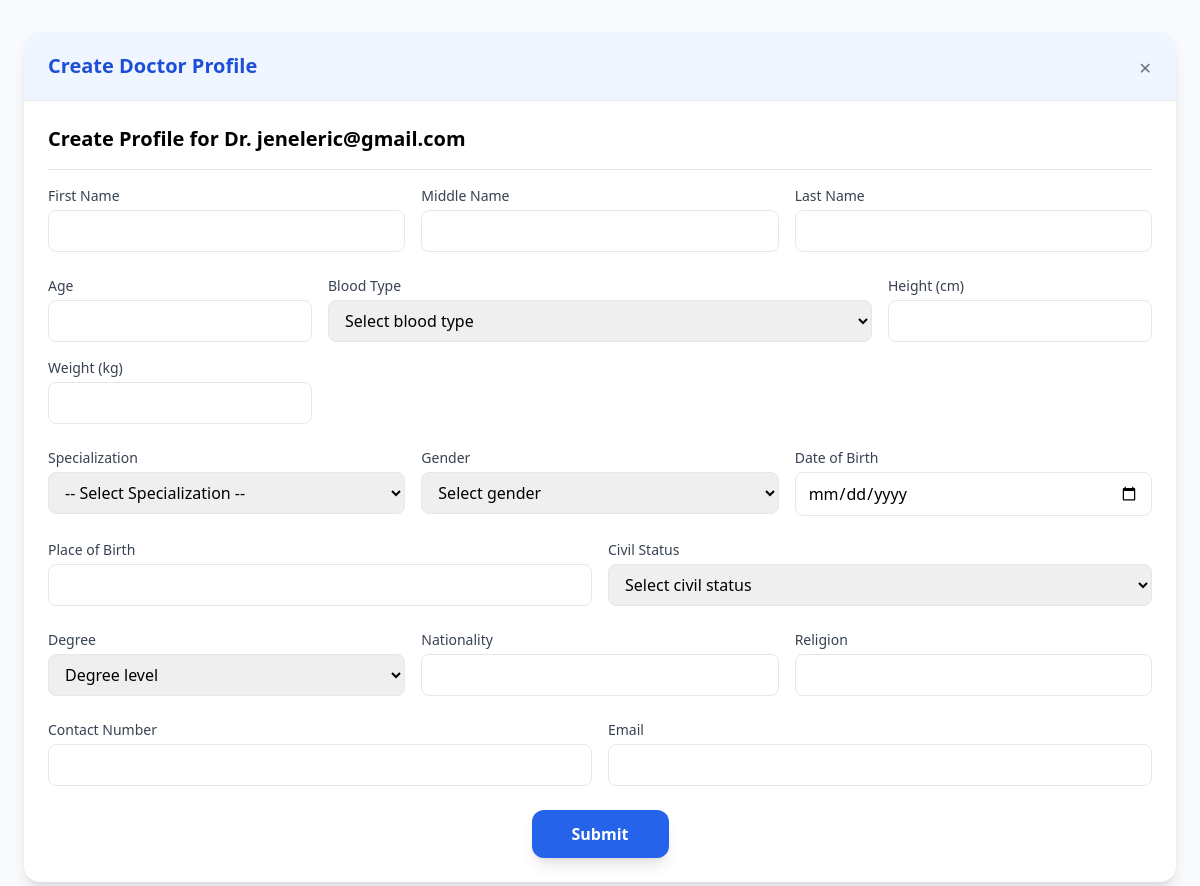
The page /admin/create_doctor_profile/1 on the database as committed earlier.
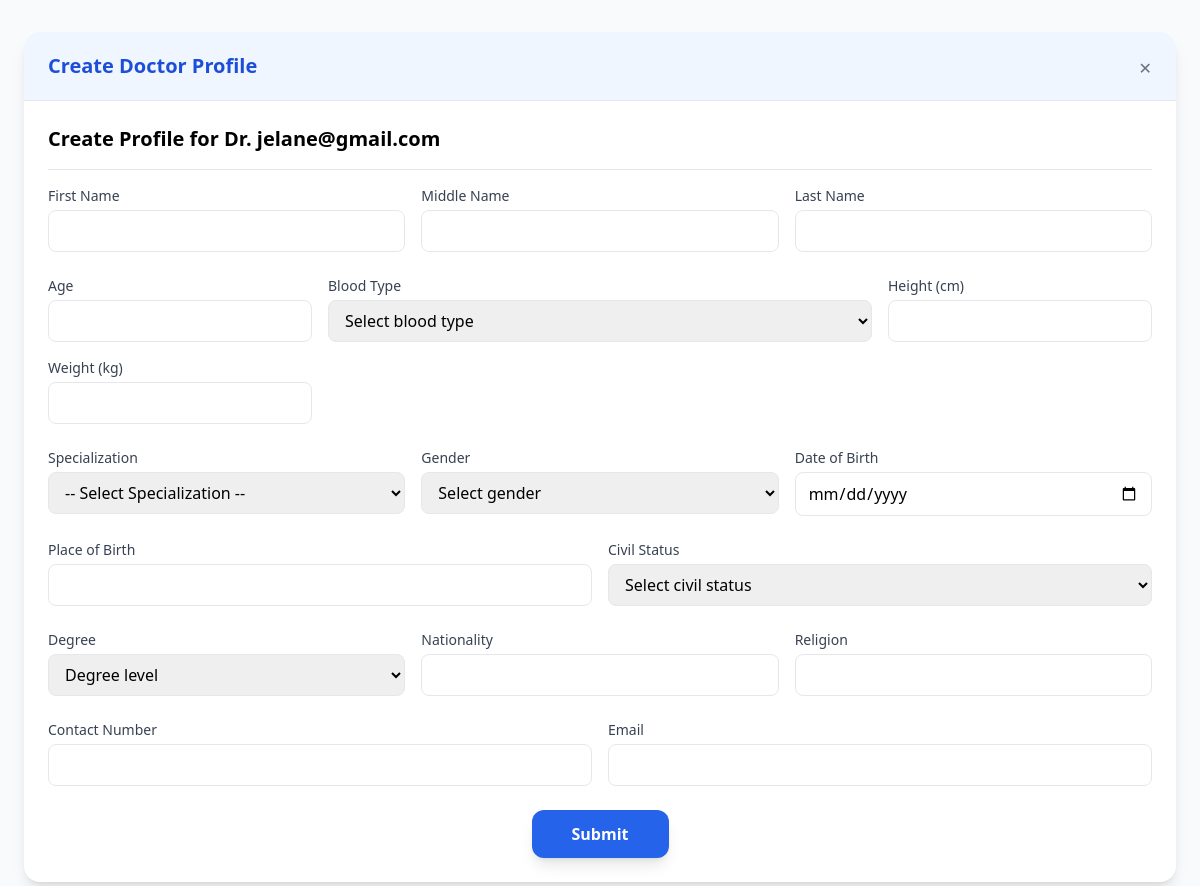
The same page on the database as committed later.
### app/models/account.py (models this page shows)
class Account(db.Model):
    __tablename__ = "account"
    account_id: Mapped[int] = mapped_column(Integer, primary_key=True, autoincrement=True)
    email: Mapped[str] = mapped_column(String(100), unique=True)
    password: Mapped[str] = mapped_column(String(100))
    role: Mapped[str] = mapped_column(String(20))
    created_at: Mapped[datetime] = mapped_column(DateTime, default=datetime.utcnow)
    patient = relationship("Patient", back_populates="account", uselist=False)
    doctor = relationship("Doctor", back_populates="account", uselist=False)

### app/routes/admin/doctors.py (the view, shortened to what this page needs)
@admin_bp.route('/create_doctor_profile/<int:account_id>', methods=['GET', 'POST'])
def create_doctor_profile(account_id):
    selected_account = Account.query.get_or_404(account_id)
    return render_template(
        'admin/create_doctor_profile.html',
        selected_account=selected_account
    )

### app/templates/admin/create_doctor_profile.html (shortened to what the changed rows need)
{% extends 'base/layout.html' %}
{% block content %}
<div class="w-full bg-gray-50 px-6 py-8">
  <div class="flex flex-col lg:flex-row gap-6">
    <div class="w-full lg:w-full ">
      <div class="bg-white rounded-2xl shadow-lg overflow-hidden">
        <div class="px-6 py-6">
          {% if selected_account %}
          <h2 class="text-xl font-semibold mb-4">Create Profile for Dr. {{ selected_account.email }}</h2>
          <hr class="my-4 border-gray-200">
          {% endif %}
          <form method="POST" class="space-y-6">
            <div class="grid grid-cols-1 md:grid-cols-3 gap-4">
            </div>
            <div class="grid grid-cols-1 md:grid-cols-4 gap-4">
            </div>
            <div class="grid grid-cols-1 md:grid-cols-3 gap-4">
            </div>
            <div class="grid grid-cols-1 md:grid-cols-2 gap-4">
            </div>
            <div class="grid grid-cols-1 md:grid-cols-3 gap-4">
            </div>
            <div class="grid grid-cols-1 md:grid-cols-2 gap-4">
            </div>
            <div class="text-center mt-6">
            </div>
          </form>
        </div>
      </div>
    </div>
  </div>
</div>
{% endblock %}

Rows that differ between the two databases and show on the page:
changed Account: email "jeneleric@gmail.com" → "jelane@gmail.com"
